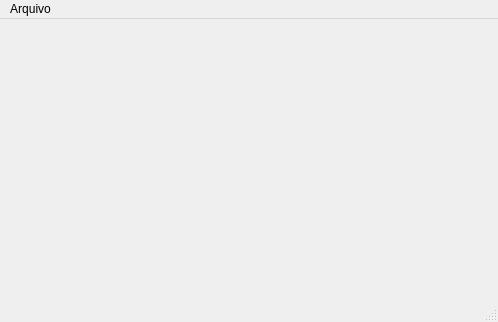
<?xml version="1.0" encoding="UTF-8"?>
<ui version="4.0">
 <class>ChartWindow</class>
 <widget class="QMainWindow" name="ChartWindow">
  <property name="geometry">
   <rect>
    <x>0</x>
    <y>0</y>
    <width>498</width>
    <height>322</height>
   </rect>
  </property>
  <property name="windowTitle">
   <string>ChartWindow</string>
  </property>
  <widget class="QWidget" name="centralwidget"/>
  <widget class="QMenuBar" name="menubar">
   <property name="geometry">
    <rect>
     <x>0</x>
     <y>0</y>
     <width>498</width>
     <height>24</height>
    </rect>
   </property>
   <widget class="QMenu" name="menusave">
    <property name="title">
     <string>Arquivo</string>
    </property>
    <widget class="QMenu" name="menuexportar">
     <property name="title">
      <string>Exportar</string>
     </property>
     <addaction name="actioncsv"/>
    </widget>
    <addaction name="menuexportar"/>
   </widget>
   <addaction name="menusave"/>
  </widget>
  <widget class="QStatusBar" name="statusbar"/>
  <action name="actioncsv">
   <property name="text">
    <string>CSV</string>
   </property>
  </action>
 </widget>
 <resources/>
 <connections/>
</ui>
